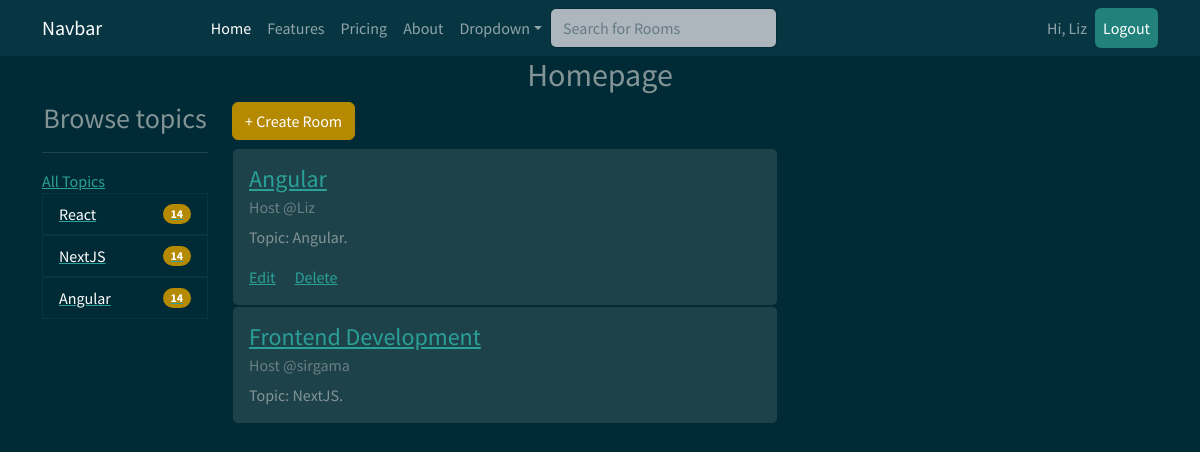
Screenshot of / (signed in) with the database file from the repository.
### mainapp/models.py (models this page shows, shortened)
class Topic(models.Model):
    name = models.CharField(max_length=200)

class Room(models.Model):
    host = models.ForeignKey(User,on_delete=models.SET_NULL, null=True)
    topic = models.ForeignKey(Topic, on_delete=models.SET_NULL, null=True)
    name = models.CharField(max_length=100)
    description = models.TextField(null=True, blank=True)
    members = models.ManyToManyField(User, related_name='members', blank=True)
    updated = models.DateTimeField(auto_now=True)
    created = models.DateTimeField(auto_now_add=True)
    class Meta:
        ordering = ['-updated', '-created']

### mainapp/views.py (the view)
# urls.py: 2. Add a URL to urlpatterns:  path('', views.home, name='home')
def home(request):
    q = request.GET.get('q') if request.GET.get('q')!= None else ''
    room = Room.objects.filter(Q(topic__name__icontains = q) | Q(name__icontains=q) | Q(description__icontains=q) | Q(host__username__icontains=q))
    topic = Topic.objects.all()
    context = {
        "rooms":room,
        "topics":topic
    }
    return render(request, 'mainapp/home.html', context)

### mainapp/templates/mainapp/home.html
{% extends 'mainapp/base.html' %}
{% load static %}
{% block content %}
{% include 'mainapp/navbar.html' %}
<h2 class="text-center">Homepage</h2>
<div class="container">
    <div class="row">
        <div class="col-md-2">
            <h3 class="text-center">Browse topics</h3>
            <hr>
            <a href="{% url 'home' %}">All Topics</a>
            <ul class="list-group">
                {% for topic in topics %}
                   <a href="{% url 'home' %}?q={{topic.name}}"> <li class="list-group-item d-flex justify-content-between align-items-center">
                    {{topic.name}}
                    <span class="badge bg-primary rounded-pill">14</span>
                    </li></a>
                {% endfor %}
            </ul>
        </div>
        <div class="col-md-6">
           <a href="{% url 'newroom' %}"><h6 class="btn btn-primary">+ Create Room</h6></a>
            {% for room in rooms %}
            <div class="card">
                <div class="card-body">
                  <h4 class="card-title"><a href="{% url 'room' room.id %}">{{room.name}}</a></h4>
                  <h6 class="card-subtitle mb-2 text-muted">Host @{{room.host.username}}</h6>
                  <p class="card-text">Topic: {{room.topic.name}}.</p>
                  {% if request.user == room.host %}
                  <a href="{% url 'update' room.id %}" class="card-link">Edit</a>
                  <a href="{%url 'delete' room.id %}" class="card-link">Delete</a>
                  {% endif %}
                </div>
              </div>
              {% endfor %}
        </div>
        <div class="col-md-3">
        </div>
    </div>
</div>
{% endblock %}

### mainapp/templates/mainapp/navbar.html (shortened to what this page needs)
{% load static %}
<nav class="navbar navbar-expand-lg navbar-dark bg-dark">
    <div class="container">
      <a class="navbar-brand" href="#">Navbar</a>
      <div class="collapse navbar-collapse" id="navbarColor02">
        <ul class="navbar-nav m-auto">
          <li class="nav-item">
            <a class="nav-link active" href="{% url 'home' %}">Home
            </a>
          </li>
          <li class="nav-item">
            <a class="nav-link" href="#">Features</a>
          </li>
          <li class="nav-item">
            <a class="nav-link" href="#">Pricing</a>
          </li>
          <li class="nav-item">
            <a class="nav-link" href="#">About</a>
          </li>
          <li class="nav-item dropdown">
            <a class="nav-link dropdown-toggle" data-bs-toggle="dropdown" href="#" role="button" aria-haspopup="true" aria-expanded="false">Dropdown</a>
          </li>
           <form class="d-flex" method="GET" action="{% url 'home' %}">
          <input class="form-control me-sm-2" type="text" placeholder="Search for Rooms" name="q" pwa2-uuid="EDITOR/input-863-FCC-3BBCC-11C" pwa-fake-editor="">
        </form>
        </ul>
      </div>
      <div class="collapse navbar-collapse" id="navbarColor02">
        <ul class="navbar-nav ms-auto">
            {% if request.user.is_authenticated %}
            <li class="nav-item">
              <a class="nav-link" href="#">Hi, {{request.user}}</a>
            </li>
            <li class="nav-item">
                <a class="nav-link active btn btn-success" href="{% url 'logout' %}">Logout
                </a>
            </li>
            {% endif %}
        </ul>
      </div>
    </div>
  </nav>

### rows the page displays
Topic: name "React"
Topic: name "NextJS"
Topic: name "Angular"
Room: name "Angular", host.username "Liz", topic.name "Angular", shows "Edit"
Room: name "Frontend Development", host.username "sirgama", topic.name "NextJS"

### other values shown
{{ request.user }} "Liz"
